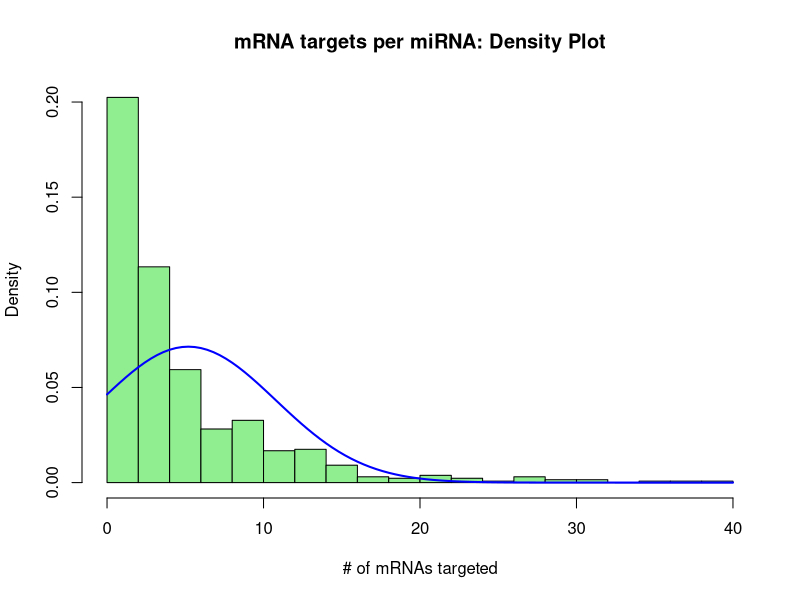
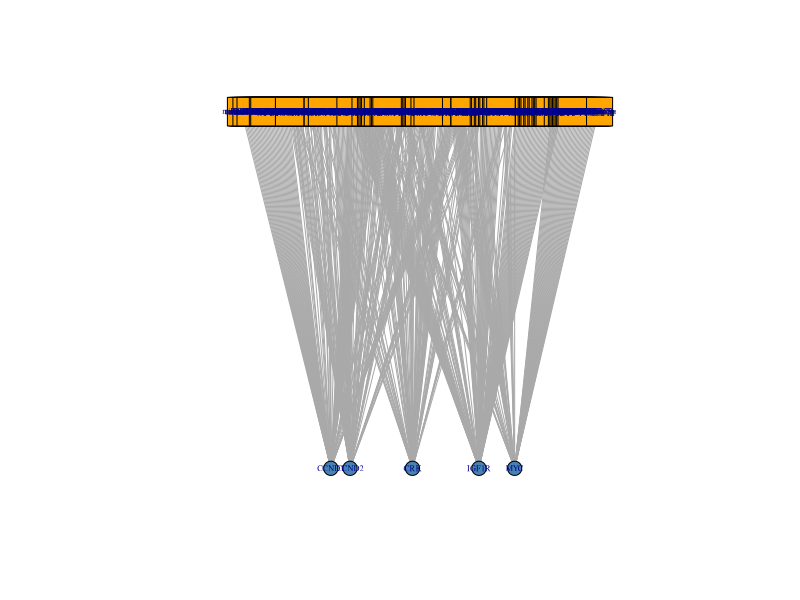
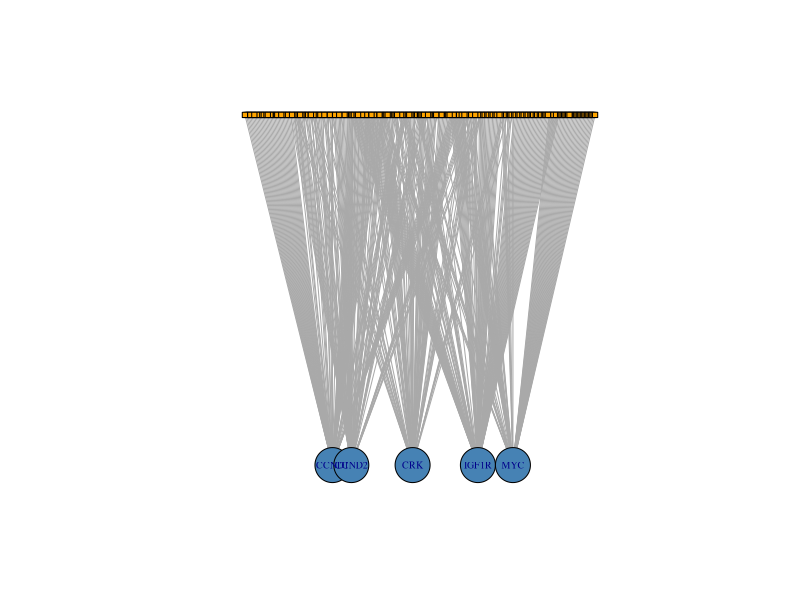
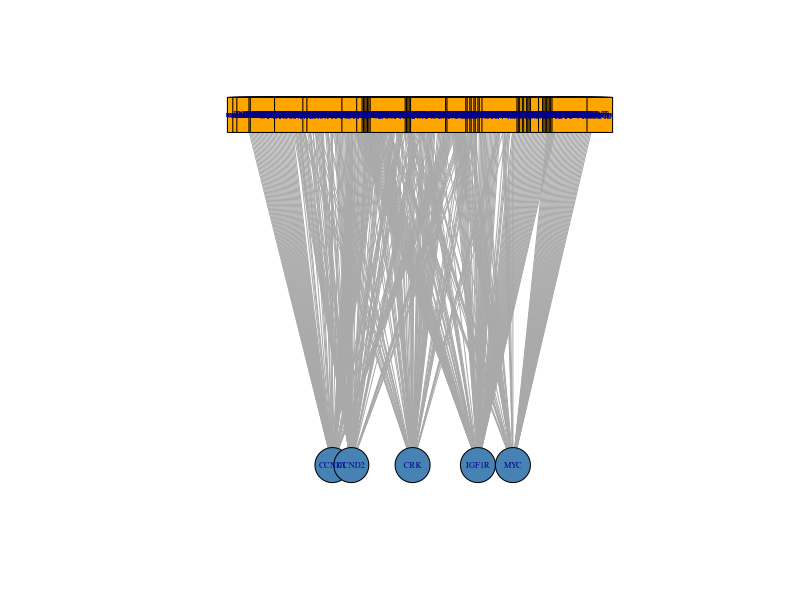
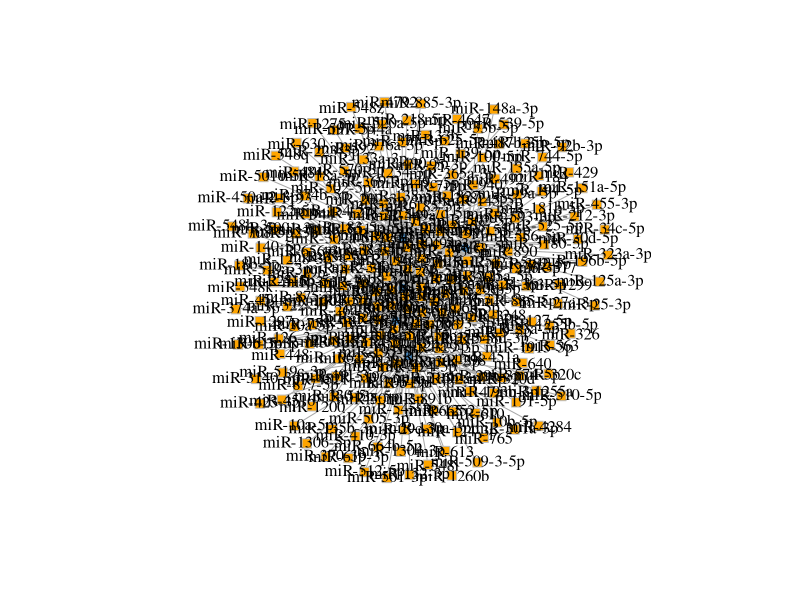
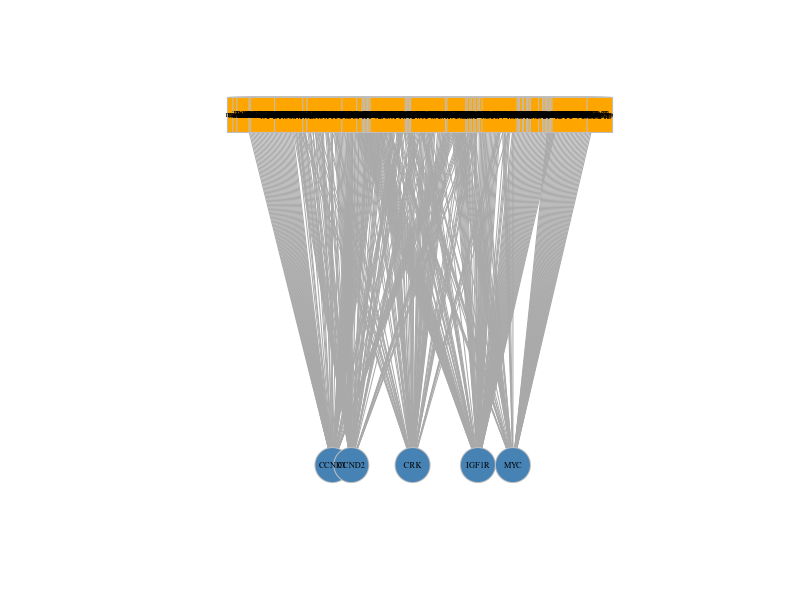
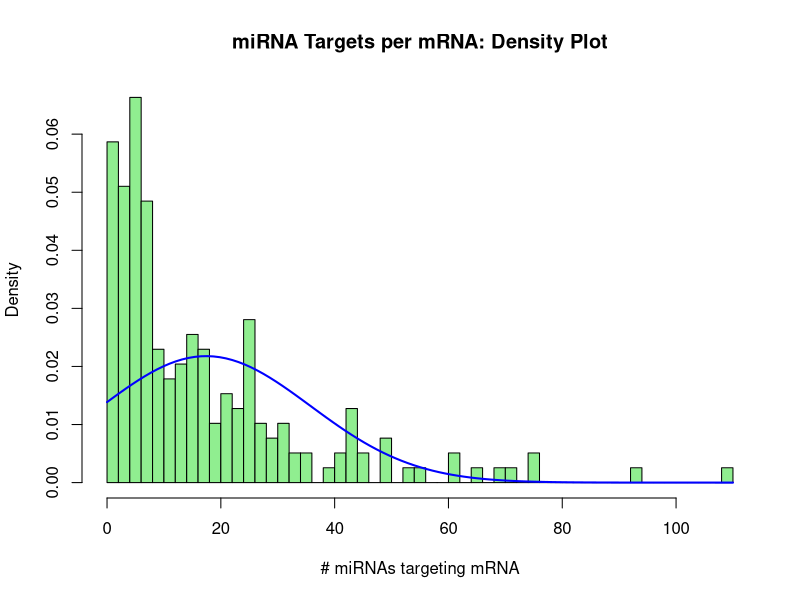
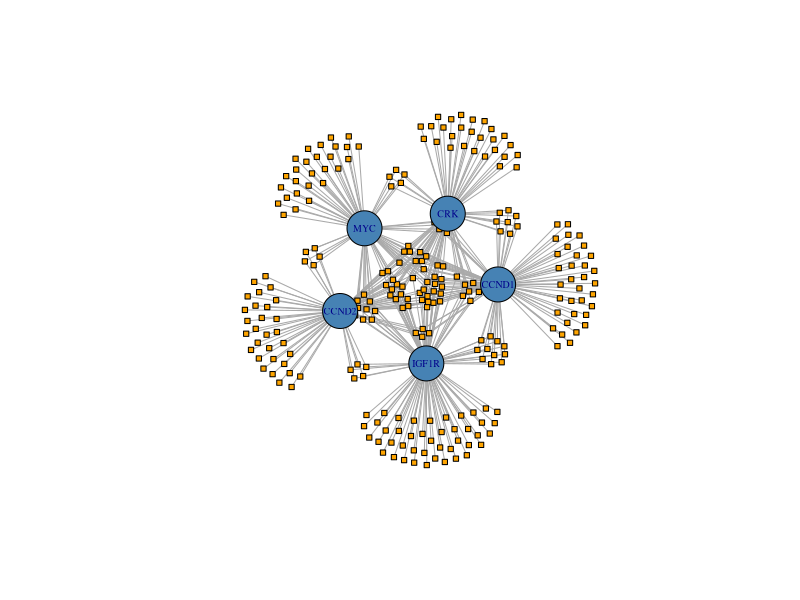

The R script that drew these images, in order: (Note: this script raises an error after producing the figures.)


## Comment the code
## Install packages
if (!require("rstudioapi")) {
  install.packages("rstudioapi", dependencies = TRUE)
  library(rstudioapi)
}

if (!require("ggplot2")) {
  install.packages("ggplot2", dependencies = TRUE)
  library(ggplot2)
}

if (!require("MASS")) {
  install.packages("MASS", dependencies = TRUE)
  library(MASS)
}

if (!require("Matrix")) {
  install.packages("Matrix", dependencies = TRUE)
  library(Matrix)
}

if (!require("igraph")) {
  install.packages("igraph", dependencies = TRUE)
  library(igraph)
}

# Set working directory to source file location
setwd(dirname(getActiveDocumentContext()$path))       

#Read .csv file into R data
miR <- read.csv("../Data/MirWalk_Trimmed.csv", header=TRUE)

nt <- read.csv("../Data/MirWalk_Subset.csv", header=TRUE)


## FREQUENCY DISTRIBUTIONS
## Plot frequency distributions of mRNA targets per miRNA, and targeting miRNAs per mRNA
## Tabulate the miRWalk output and run a frequency distribution for mRNA-miR/miR-mRNA targeting stats

#View(miR)
summary(miR)
summary(nt)

## FULL SET HISTOGRAMS
##  histogram miRNA targets per mRNA

Gene = miR$Gene
Gene.freq = table(Gene)
GeneTable <- cbind(Gene.freq)
colors = c("lightgreen")


png("../Fig_Output/H1.png")
H1 <- hist(GeneTable, freq=FALSE, 
                            main="miRNA Targets per mRNA: Density Plot", xlab = "# miRNAs targeting mRNA", breaks=50, col="lightgreen"
                            )
curve(dnorm(x, mean=mean(Gene.freq), sd=sd(Gene.freq)), add=TRUE, col="blue", lwd=2)
print(H1)
dev.off()

## histogram mRNAs targeted by miRNA

miRNA = miR$miRNA
miRNA.freq = table(miRNA)
miRTable <- cbind(miRNA.freq)
hist(miRTable, freq=FALSE, main = "mRNA targets per miRNA: Density Plot", xlab = "# of mRNAs targeted", breaks=20, col = "lightgreen")
curve(dnorm(x, mean=mean(miRNA.freq), sd=sd(miRNA.freq)), add=TRUE, col="blue", lwd=2)


## Visualize the complete bipartite graph
## https://rpubs.com/pjmurphy/317838
## Make a graph object from list
gNT <- graph.data.frame(nt)
gFULL <- graph.data.frame(miR)


## Eliminate the arrowheads. (the graph is assigned as a directed)
## (https://igraph.org/r/doc/as.directed.html)

gNT <- as.undirected(gNT, mode = c("collapse", "each", "mutual"),
              edge.attr.comb = igraph_opt("edge.attr.comb"))

## Simplify and make a graph gNT into a bipartite network

bipartite.mapping(gNT)

V(gNT)$type <- bipartite_mapping(gNT)$type

#plot(gNT)
#plot(gNT, vertex.label.cex = 1.0, vertex.label.color = "black")

## Format the labels and node shape/color
## Formatting for bipartite plots
##  https://kateto.net/netscix2016.html

V(gNT)$color <- ifelse(V(gNT)$type, "steelblue", "lightgreen")
V(gNT)$shape <- ifelse(V(gNT)$type, "circle", "square")

V(gNT)$color <- c("orange", "steelblue")[V(gNT)$type+1]
V(gNT)$shape <- c("square", "circle")[V(gNT)$type+1]
V(gNT)$size <- c(1.5, 20)[V(gNT)$type+1]
V(gNT)$label.cex <- c(0.0001, 1.0)[V(gNT)$type+1]

V(gNT)$label.cex <- c(0.0001, 0.6)[V(gNT)$type+1]
V(gNT)$size <- c(3, 20)[V(gNT)$type+1]


png("../Fig_Output/gNTplot.png")
gNTplot <- plot(gNT)
print(gNTplot)
dev.off()

png("../Fig_Output/gNTbipart.png")
gNTplot <- plot(gNT, layout=layout.bipartite)
print(gNTplot)
dev.off()

#  V(gNT)$label[V(gNT)$type==F] <- nt$miRNA[V(gNT)$type==F]

plot(gNT, layout=layout.bipartite, vertex.label.cex=0.5, vertex.size=(2-V(gNT)$type)*8)

plot(gNT, layout=layout.bipartite)

plot(gNT, layout=layout.bipartite, vertex.size=20, vertex.label.cex=0.5)

V(gNT)$label.color <- "black" ##ifelse(V(g)$type, "black", "white")
## V(g)$label.font <-  0.6
V(gNT)$label.cex <- 1 ##ifelse(V(g)$type, 0.8, 1.2)
## V(g)$label.dist <-0
V(gNT)$frame.color <-  "gray"
V(gNT)$size <- 5

plot(gNT, layout = layout_with_graphopt)

plot(gNT, layout=layout.bipartite, vertex.size=20, vertex.label.cex=0.5)


## Analyze the network as a single-mode network
## According to https://rpubs.com/pjmurphy/317838

## Calculating centrality

types <- V(g)$type                 ## getting each vertex `type` let's us sort easily
deg <- degree(g)
bet <- betweenness(g)
clos <- closeness(g)
eig <- eigen_centrality(g)$vector

cent_df <- data.frame(types, deg, bet, clos, eig)

cent_df[order(cent_df$type, decreasing = TRUE),] ## sort w/ `order` by `type`

## Size vertices by centralitry
V(g)$size <- degree(g)
V(g)$label.cex <- degree(g) * 0.000000000000000000001

gplot <- plot(g, layout = layout_with_graphopt)

## Save the Graph plot as .png file into fig_output
png("../fig_output/graph.png")
print(gplot)
dev.off()

##NETWORK GRAPH
##Create and plot a network graph from the adjacency list

#Convert into data frame
miRFrame <- data.frame(person=miR$Gene, gr=miR$miRNA, stringsAsFactors = F)

##Treat the adjacenty list as a bipartite network (coding genes and miRNAs each constitute the two bipartite modes of the network).
##Code was derived from social network modelling from the blog of Solomon Messing.
##https://solomonmessing.wordpress.com/2012/09/30/working-with-bipartiteaffiliation-network-data-in-r/

#Use functions from the R Matrix package to create an adjacency matrix 'A' from the imported list.
library(Matrix)

A <- spMatrix(nrow=length(unique(miRFrame$person)),
              ncol=length(unique(miRFrame$gr)),
              i = as.numeric(factor(miRFrame$person)),
              j = as.numeric(factor(miRFrame$gr)),
              x = rep(1, length(as.numeric(miRFrame$person))) )

row.names(A) <- levels(factor(miRFrame$person))
colnames(A) <- levels(factor(miRFrame$gr))
A

Arow <- tcrossprod(A)
Arow
head(Arow)

##Use the R Igraph package to create a network graph object.
library(igraph)

miRgraphAdj <- graph.adjacency(Arow, mode = 'undirected')
summary(miRgraphAdj)

##make each edge weight become 1, and then sum them back into an edge attribute
#http://stackoverflow.com/questions/12998456/r-igraph-convert-parallel-edges-to-weight-attribute
E(miRgraphAdj)$weight
E(miRgraphAdj)$weight <- 1
miRgraphAdj <- simplify(miRgraphAdj, edge.attr.comb=list(weight="sum"))

E(miRgraphAdj)$width <- E(miRgraphAdj)$weight
E(miRgraphAdj)$width
# direct output to a file
sink("EdgeFile", append=FALSE, split=FALSE)

##Assign vertex label attributes, color and font
V(miRgraphAdj)$label <- V(miRgraphAdj)$name
V(miRgraphAdj)$label.color <- rgb(0,0,.2,.8)
V(miRgraphAdj)$label.cex <- .6
V(miRgraphAdj)$label.cex <- .3
V(miRgraphAdj)$label.font <- 1
V(miRgraphAdj)$color <- rgb(1,0,0,.5)

miRgraphAdj <- simplify(miRgraphAdj, remove.loops = TRUE, remove.multiple = TRUE)

##Assign transparency as a function of Edge weight
egam <- (E(miRgraphAdj)$weight)/max(E(miRgraphAdj)$weight)
E(miRgraphAdj)$color <- rgb(.5,.5,0,egam)

##Plot the graph object, with vertex size as a function of 'betweeness' and edge width a function of edge weight.
##Apply scaling functions to create resolution for visual interpretation of the graph.
##Here, the user-derived betweeness(mirgraphAdj/33) and log(E(miRgraphAdj)$weight) were user-derived to reduce the 'hairball' and facilitate interpretation
plot(miRgraphAdj, vertex.size=betweenness(miRgraphAdj)/33, edge.width=log10(E(miRgraphAdj)$weight), layout=layout.kamada.kawai)


##For scaling vertex.size and edge widths for different graphs:
##plot(miRgraphAdj, vertex.size=betweenness(miRgraphAdj)/V_Scaling_Factor, edge.width=E_Scaling_Factor(E(miRgraphAdj)$weight), layout=layout.kamada.kawai)

##For the 5-gene subgraph found in Fig.3C (Input file 'Subset.R'):
plot(miRgraphAdj, vertex.size=20, edge.width=(E(miRgraphAdj)$weight)/10, layout=layout.fruchterman.reingold)
